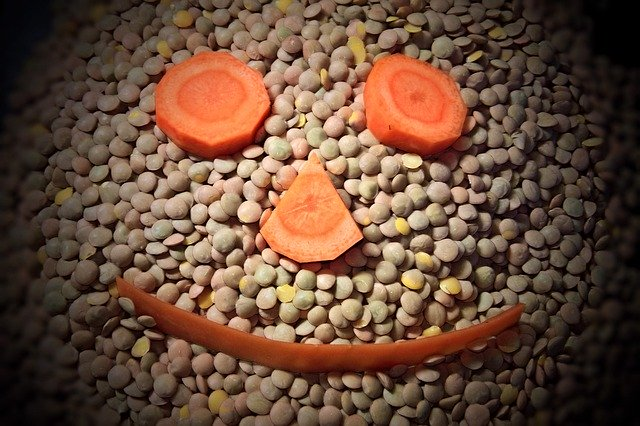
#> input picture deep/img8.jpg, 640 x 426 px, found by its file name
$ python blur2.py
#> lines starting #> are read from the running program, lines starting #| are printed output that depends on the picture

import numpy as np
import cv2
from matplotlib import pyplot as plt
#영상 읽기
img1= cv2.imread("./deep/img8.jpg", cv2.IMREAD_GRAYSCALE)
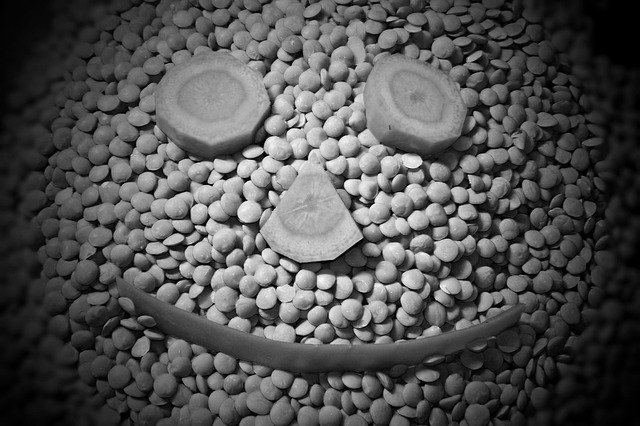
#> img1: shape (426, 640); min 0, max 255, mean 81.3
#필터 정의 및 블러링 수행
ksize1 = 3; ksize2 = 5; ksize3 = 7; ksize4 = 9
res1 = cv2.GaussianBlur(img1, (ksize1, ksize1), 0)
res2 = cv2.GaussianBlur(img1, (ksize2, ksize2), 0)
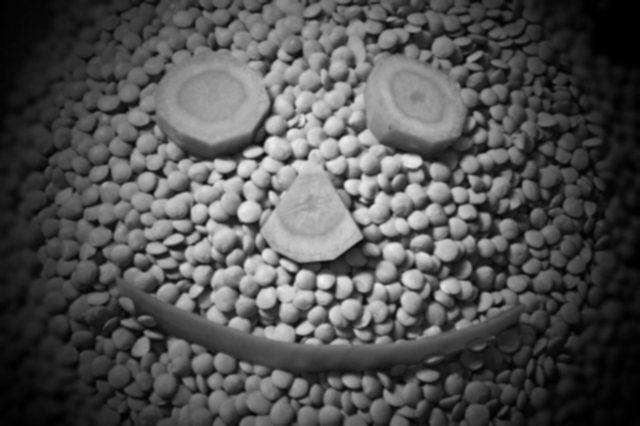
#> res2: shape (426, 640); min 0, max 243, mean 81.3
res3 = cv2.GaussianBlur(img1, (1,21), 0)
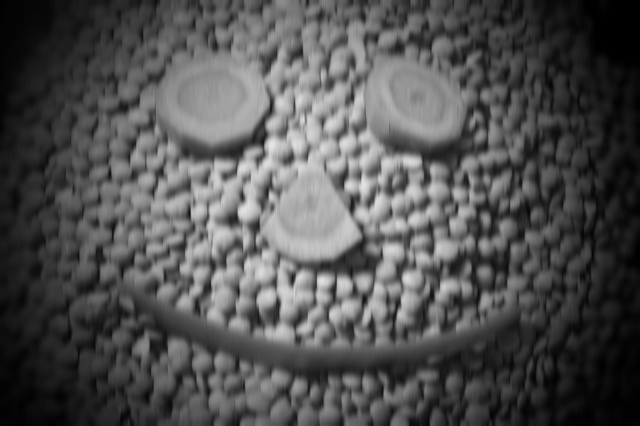
#> res3: shape (426, 640); min 0, max 230, mean 81.3
ress = []
ress.append(img1), ress.append(res1)
ress.append(res2), ress.append(res3)
titles = ['input', '7x1', '9x9', '1x21']
for i in range(4):
    plt.subplot(2,3,i+1)
    plt.imshow(ress[i], cmap='gray')
    plt.title(titles[i])
    plt.xticks([]),plt.yticks([])
plt.show()
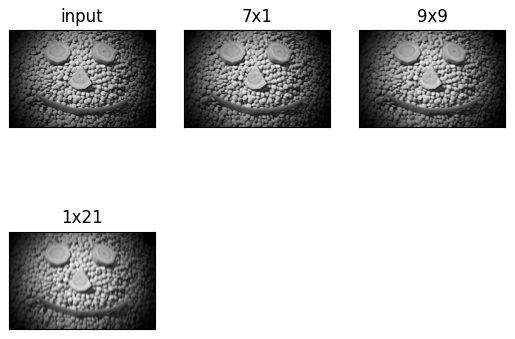
#> figure drawn by matplotlib, 4 panels

$ run again, with deep/img1.jpg copied over deep/img8.jpg
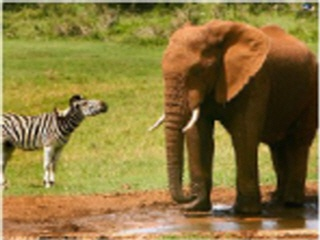
#> input picture deep/img1.jpg, 320 x 240 px, found by its file name
#> `res3 = cv2.GaussianBlur(img1, (1,21), 0)`:
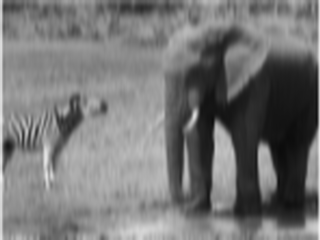
#> res3: shape (240, 320); min 11, max 239, mean 117.7
#> `plt.show()`:
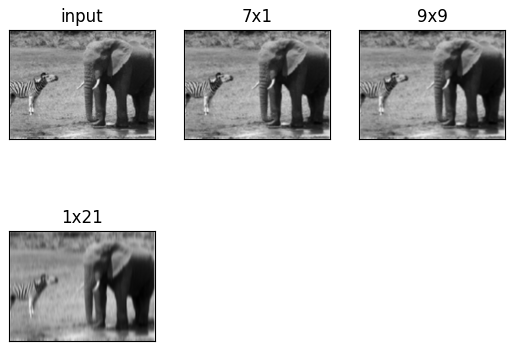
#> figure drawn by matplotlib, 4 panels

$ run again, with deep/img10.jpg copied over deep/img8.jpg
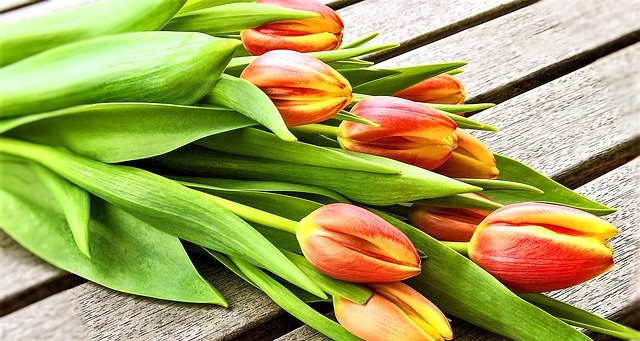
#> input picture deep/img10.jpg, 640 x 341 px, found by its file name
#> `res3 = cv2.GaussianBlur(img1, (1,21), 0)`:
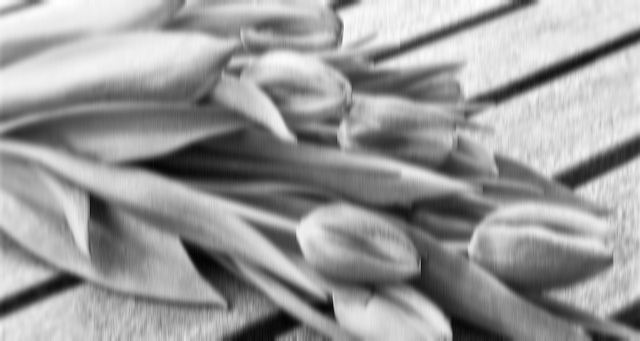
#> res3: shape (341, 640); min 2, max 254, mean 154.5
#> `plt.show()`:
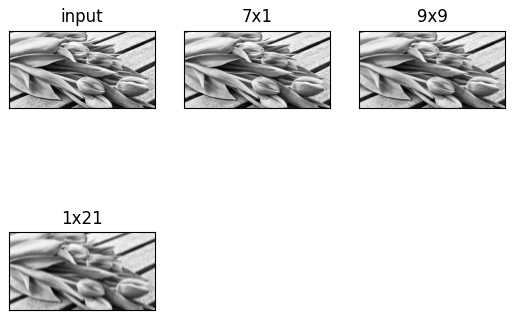
#> figure drawn by matplotlib, 4 panels

$ run again, with deep/img11.jpg copied over deep/img8.jpg
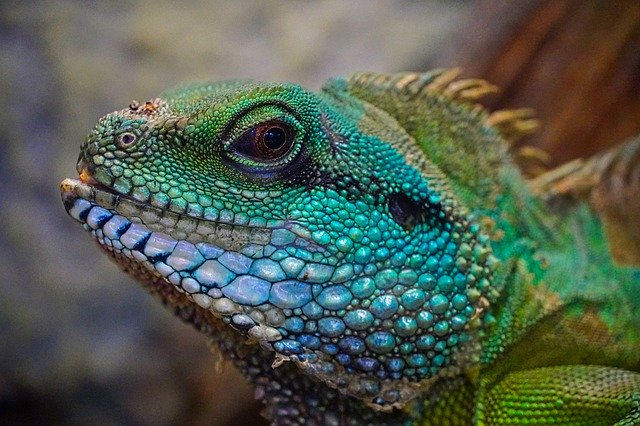
#> input picture deep/img11.jpg, 640 x 426 px, found by its file name
#> `res3 = cv2.GaussianBlur(img1, (1,21), 0)`:
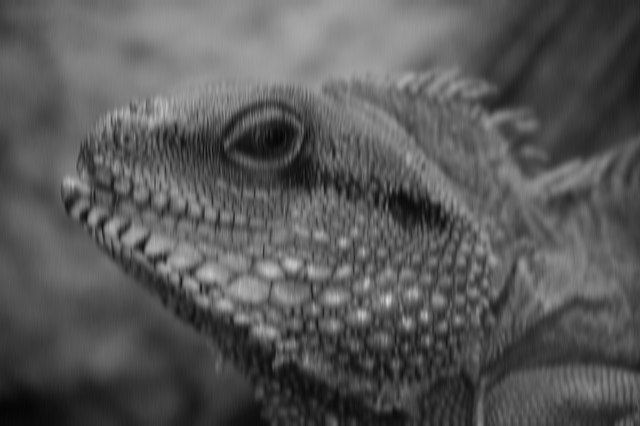
#> res3: shape (426, 640); min 5, max 220, mean 88.2
#> `plt.show()`:
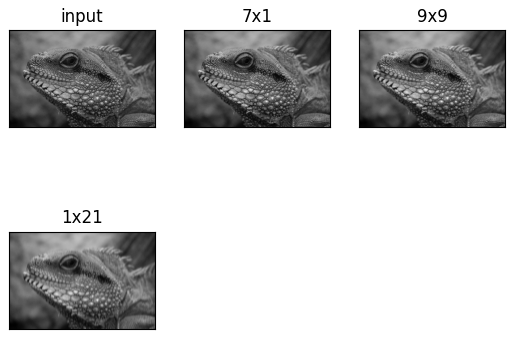
#> figure drawn by matplotlib, 4 panels
